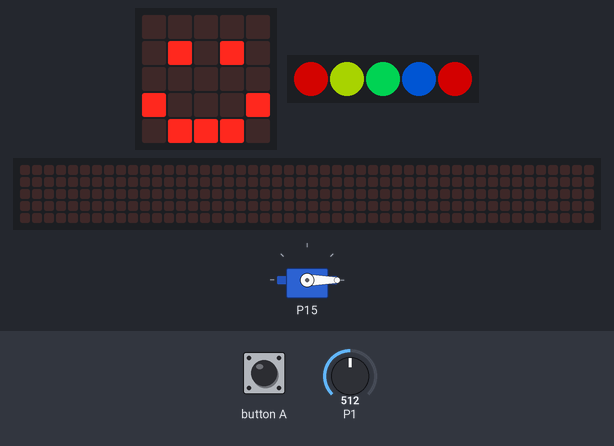
The program below on a simulated BBC micro:bit (MakeCode). Shown: the board's 5×5 LED display, servo, 5 RGB LEDs in strip order, left to right, a strip that is not on the board, showing the scrolling text unrolled. The test bench sets the inputs (shaded band); at power-on: P1 = 512 (analog values on the 0–1023 scale). Dim RGB values are drawn brighter than linear; the 48×5 strip is a reading aid, not a part: it shows the text the display is scrolling, unrolled, one strip-width of it at a time.

Above: at 1.8 s.
1.9 s: P1 set to 481
At 3.5 s:
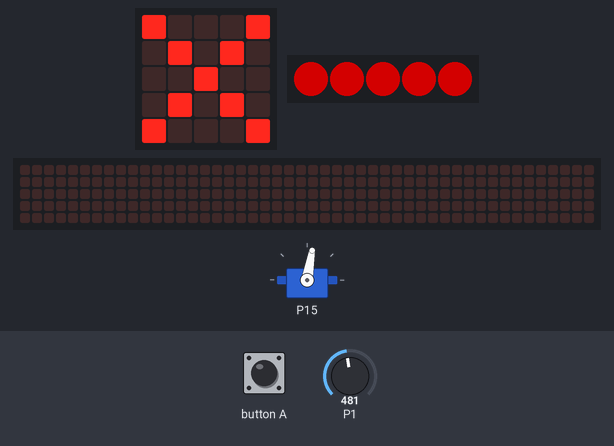
5.2 s: button A pressed for 0.15 s
At 5.42 s:
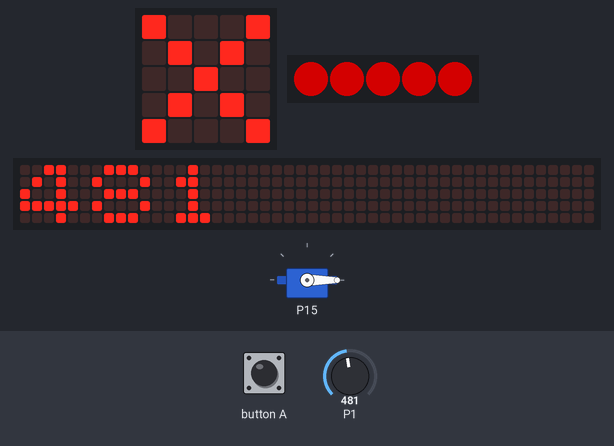
5.9 s: P1 set to 510
At 8.72 s:
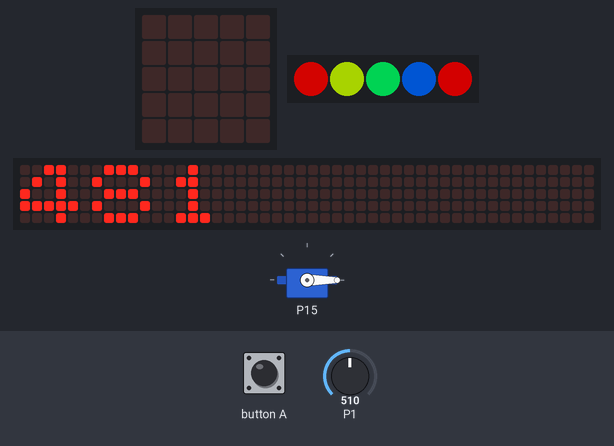
8.9 s: P1 set to 490
At 9.9 s:
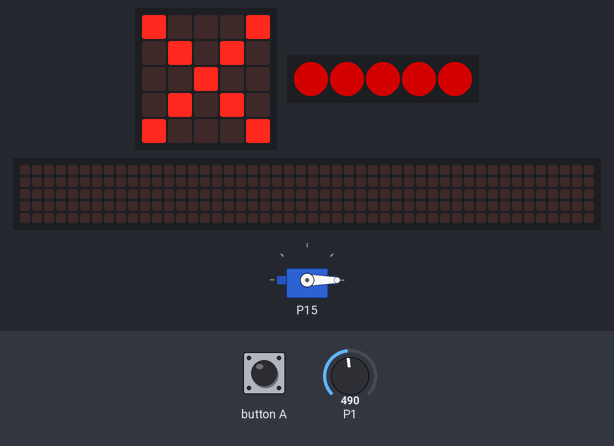
12.2 s: button A pressed for 0.15 s
At 12.57 s:
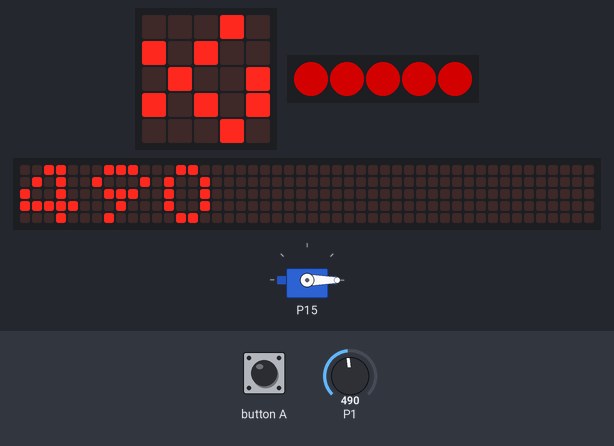
Timing chart, 0 to 13.9 s (numbered marks = the images above; inputs shaded):
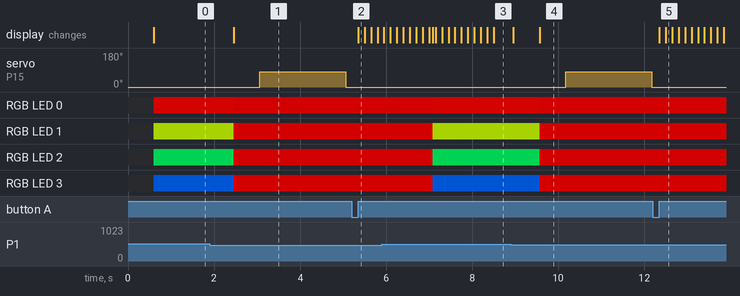

The program:

main.ts
```typescript
input.onButtonPressed(Button.A, function () {
    basic.showString("" + (pins.analogReadPin(AnalogPin.P1)))
})
function servoOn () {
    pins.servoWritePin(AnalogPin.P15, 80)
    basic.pause(2000)
    pins.servoWritePin(AnalogPin.P15, 0)
    basic.pause(2000)
}
basic.showIcon(IconNames.Heart)
let strip = neopixel.create(DigitalPin.P2, 5, NeoPixelMode.RGB)
pins.servoWritePin(AnalogPin.P15, 0)
basic.forever(function () {
    if (pins.analogReadPin(AnalogPin.P1) < 500) {
        strip.showColor(neopixel.colors(NeoPixelColors.Red))
        basic.showIcon(IconNames.No)
        servoOn()
    } else {
        strip.showRainbow(1, 360)
        basic.showIcon(IconNames.Happy)
    }
})
```

test.ts
```typescript
// 在這裡測試；當此封包作為擴充功能時，將不會編譯此內容。
```

Measured:
- the behaviour switches between 500 and 499 on P1 (found by bisection; images 0 and 1)
- after the input at 1.9 s, servo on P15: 0° → 80° after 1.2 s, → 0° 2.0 s later; RGB LED 0: RGB(127, 2, 0) → RGB(127, 0, 0) after 0.56 s; RGB LED 1: RGB(101, 127, 0) → RGB(127, 0, 0) after 0.56 s; RGB LED 2: RGB(0, 127, 50) → RGB(127, 0, 0) after 0.56 s; RGB LED 3: RGB(0, 51, 127) → RGB(127, 0, 0) after 0.56 s; the display: changes after 0.56 s (image 1)
- after the input at 5.2 s, the display: changes after 0.15 s (image 2)
- after the input at 8.9 s, servo on P15: 0° → 80° after 1.3 s, → 0° 2.0 s later; the display: first differs from a run without the input after 0.67 s (image 4)
- after the input at 12.2 s, the display: first changes after 0.15 s (image 5 shows a later state)
